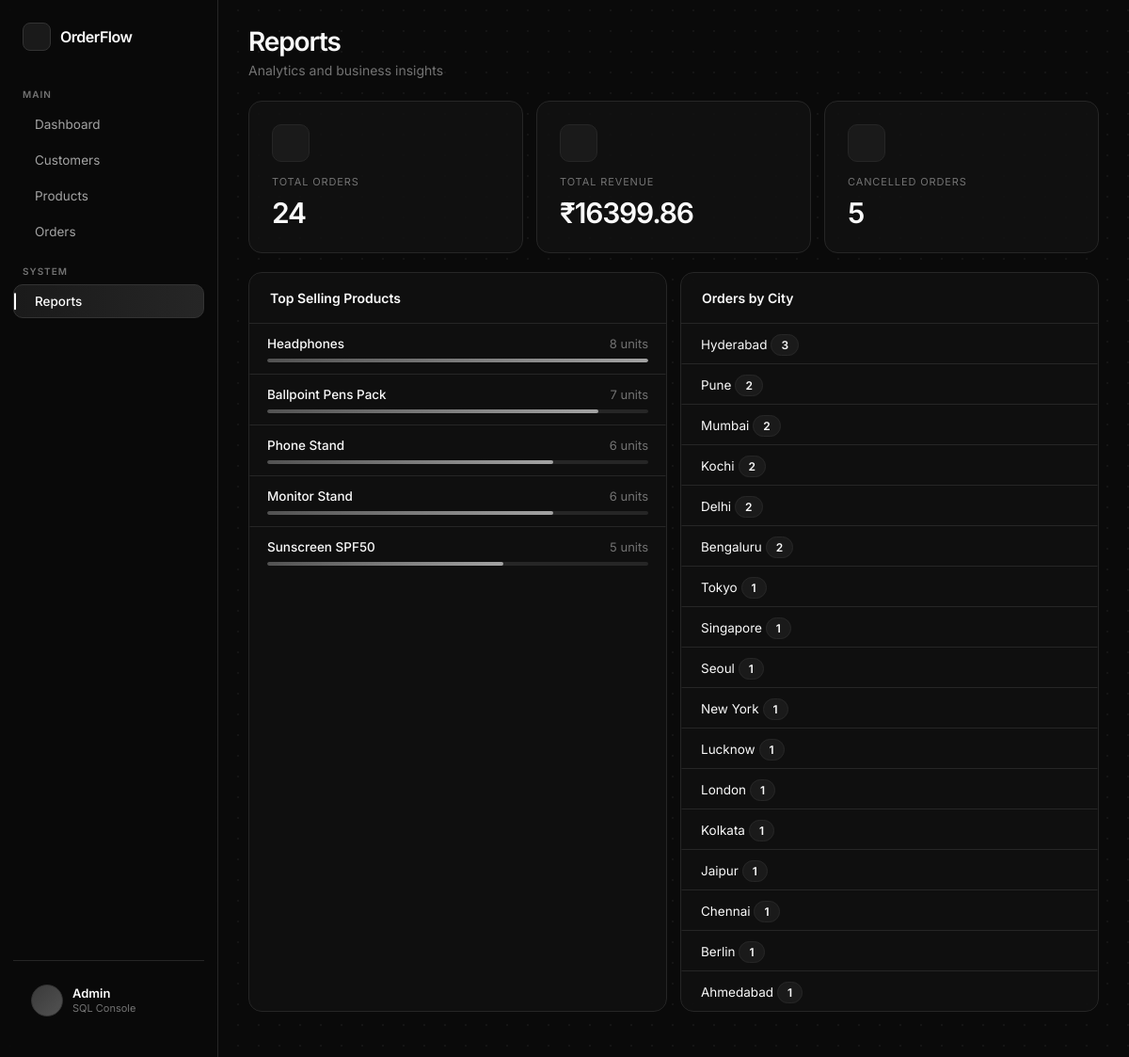
Page /reports on the committed database.
### tables this page shows
CREATE TABLE products(
            SKU         INT PRIMARY KEY,
            NAME        VARCHAR NOT NULL,
            CATEGORY    VARCHAR NOT NULL,
            PRICE       FLOAT NOT NULL,
            STOCK       INT NOT NULL,
            IMAGE_PATH  VARCHAR
            );

### app.py (the view)
@app.route("/reports")
def reports():
    return render_template("reports.html",
        total_orders  = database.total_orders_count(),
        revenue       = database.total_revenue(),
        cancelled     = database.total_canceled_orders(),
        top_products  = database.top_selling_products(),
        city_orders   = database.orders_by_city()
    )

### database.py (called while the page is built)
def get_connection():
    conn = sqlite3.connect(DB)
    conn.execute("PRAGMA foreign_keys = ON")
    return conn

def total_orders_count():
    conn = get_connection()
    cursor = conn.execute("SELECT COUNT(*) FROM orders")
    count = cursor.fetchone()[0]
    conn.close()
    return count

def total_revenue():
    conn = get_connection()
    cursor = conn.execute("SELECT SUM(TOTAL_PRICE) FROM orders WHERE STATUS = 'Delivered'")
    revenue = cursor.fetchone()[0] or 0
    conn.close()
    return revenue

def total_canceled_orders():
    conn = get_connection()
    cursor = conn.execute("SELECT COUNT(*) FROM orders WHERE STATUS = 'Cancelled'")
    count = cursor.fetchone()[0]
    conn.close()
    return count

def top_selling_products(limit=5):
    conn = get_connection()
    cursor = conn.execute("""
        SELECT p.NAME, SUM(oi.QUANTITY) AS total_sold
        FROM order_items oi JOIN products p ON oi.SKU = p.SKU
        GROUP BY oi.SKU
        ORDER BY total_sold DESC
        LIMIT ?
    """, (limit,))
    products = cursor.fetchall()
    conn.close()
    return products

def orders_by_city():
    conn = get_connection()
    cursor = conn.execute("""
        SELECT a.CITY, COUNT(*) AS order_count
        FROM orders o JOIN address a ON o.ADDRESS_ID = a.ADDRESS_ID
        GROUP BY a.CITY
        ORDER BY order_count DESC
    """)
    city_orders = cursor.fetchall()
    conn.close()
    return city_orders

### templates/reports.html (shortened to what this page needs)
{% extends "layout.html" %}
{% block page_title %}Reports{% endblock %}
{% block page_sub %}Analytics and business insights{% endblock %}
{% block content %}
<div class="reports-grid">
    <div class="report-stat">
        <div class="rs-icon purple"></div>
        <div class="rs-label">Total Orders</div>
        <div class="rs-val">{{ total_orders }}</div>
    </div>
    <div class="report-stat">
        <div class="rs-icon green"></div>
        <div class="rs-label">Total Revenue</div>
        <div class="rs-val">₹{{ "%.2f"|format(revenue) }}</div>
    </div>
    <div class="report-stat">
        <div class="rs-icon red"></div>
        <div class="rs-label">Cancelled Orders</div>
        <div class="rs-val">{{ cancelled }}</div>
    </div>
</div>
<div class="reports-tables">
    <div class="card">
        <div class="card-header">
            <h2>Top Selling Products</h2>
        </div>
        {% if top_products %}
            {% set max_sold = top_products[0][1] %}
            {% for p in top_products %}
            <div class="report-progress-row">
                <div class="report-progress-head">
                    <span class="report-progress-name">{{ p[0] }}</span>
                    <span class="report-progress-units">{{ p[1] }} units</span>
                </div>
                <div class="progress-wrap">
                    <div class="progress-bar">
                        <div class="progress-fill" style="width: {{ (p[1] / max_sold * 100)|int }}%"></div>
                    </div>
                </div>
            </div>
            {% endfor %}
        {% else %}
            <div class="empty">No sales data yet.</div>
        {% endif %}
    </div>
    <div class="card">
        <div class="card-header">
            <h2>Orders by City</h2>
        </div>
        {% if city_orders %}
            {% for row in city_orders %}
            <div class="city-row">
                <span class="city-name">{{ row[0] }}</span>
                <span class="city-count">{{ row[1] }}</span>
            </div>
            {% endfor %}
        {% else %}
            <div class="empty">No data yet.</div>
        {% endif %}
    </div>
</div>
{% endblock %}

### rows in the picture
products: NAME "Headphones", p "8", {{ (p[1] / max_sold * 100)|int }} 100 (drawn)
products: NAME "Ballpoint Pens Pack", p "7", {{ (p[1] / max_sold * 100)|int }} 87 (drawn)
products: NAME "Phone Stand", p "6", {{ (p[1] / max_sold * 100)|int }} 75 (drawn)
products: NAME "Monitor Stand", p "6", {{ (p[1] / max_sold * 100)|int }} 75 (drawn)
products: NAME "Sunscreen SPF50", p "5", {{ (p[1] / max_sold * 100)|int }} 62 (drawn)

### other values in the picture
{{ total_orders }} "24"
{{ "%.2f"|format(revenue) }} "16399.86"
{{ cancelled }} "5"
{{ row[0] }} "Hyderabad" "Pune" "Mumbai" "Kochi" "Delhi" "Bengaluru" "Tokyo" "Singapore" "Seoul" "New York" "Lucknow" "London" "Kolkata" "Jaipur" "Chennai" "Berlin" "Ahmedabad"
{{ row[1] }} "3" "2" "2" "2" "2" "2" "1" "1" "1" "1" "1" "1" "1" "1" "1" "1" "1"
